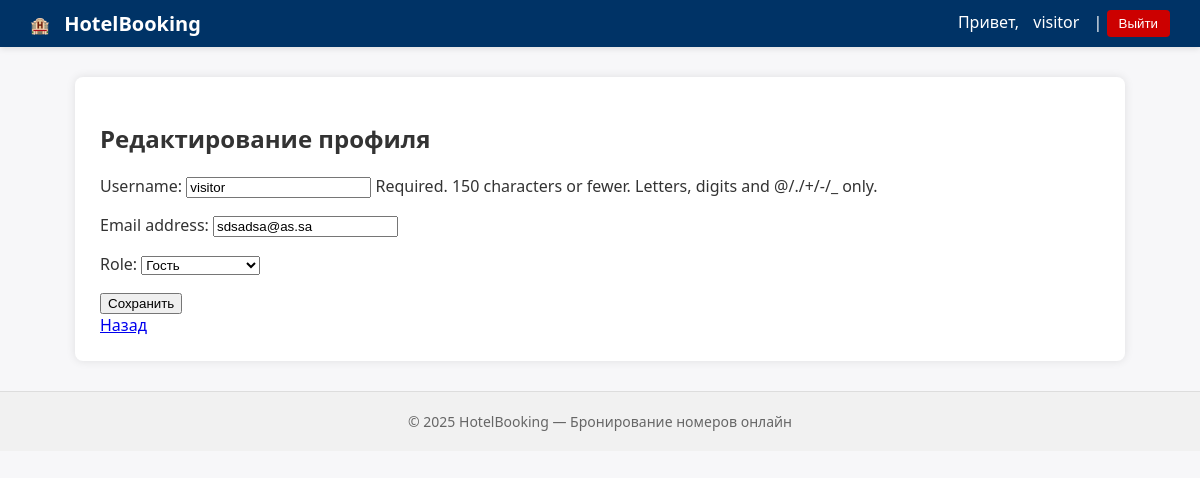
Page /accounts/profile/edit/ (signed in) on the committed database.
### account_app/models.py (models this page shows, shortened)
class User(AbstractUser):
    ROLE_CHOICES = (
        ('admin', 'Администратор'),
        ('guest', 'Гость'),
    )
    role = models.CharField(max_length=10, choices=ROLE_CHOICES, default='guest')
    is_approved = models.BooleanField(default=False)
    objects = UserManager()

### account_app/views.py (the view)
# urls.py: path('profile/edit/', profile_edit_view, name='profile_edit'),
@login_required
def profile_edit_view(request):
    user = request.user
    if request.method == "POST":
        form = UserUpdateForm(request.POST, instance=user)
        if form.is_valid():
            form.save()
            return redirect('account_app:profile')
    else:
        form = UserUpdateForm(instance=user)
    return render(request, 'registration/profile_edit.html', {'form': form})

### account_app/forms.py
class UserUpdateForm(forms.ModelForm):
    class Meta:
        model = User
        fields = ['username', 'email', 'role']

### account_app/templates/registration/profile_edit.html (shortened to what this page needs)
{% extends "base.html" %}
{% block content %}
<h2>Редактирование профиля</h2>
<form method="post">
    {{ form.as_p }}
    <button type="submit">Сохранить</button>
</form>
<a href="{% url 'account_app:profile' %}">Назад</a>
{% endblock %}

### templates/base.html (shortened to what this page needs)
<!DOCTYPE html>
<html lang="ru">
<head>
    {% load static %}
    <link rel="stylesheet" href="{% static 'css/style.css' %}">
</head>
<body>
    <nav>
        <div class="nav-left">
            🏨 <a href="/" class="brand">HotelBooking</a>
        </div>
        <div class="nav-right">
            {% if user.is_authenticated %}
                Привет, <a href="{% url 'account_app:profile' %}">{{ user.username }}</a> |
                <form method="post" action="{% url 'account_app:logout' %}" class="logout-form">
                    <button type="submit">Выйти</button>
                </form>
            {% else %}
                <a href="{% url 'account_app:login' %}">Вход</a> |
                <a href="{% url 'account_app:signup' %}">Регистрация</a>
            {% endif %}
        </div>
    </nav>
    <main>
        {% block content %}
        {% endblock %}
    </main>
    <footer>
        © 2025 HotelBooking — Бронирование номеров онлайн
    </footer>
</body>
</html>

### idz_project/static/css/style.css (style rules this page uses)
body { font-family: "Segoe UI", Roboto, Arial, sans-serif; background-color: #f7f7f9; color: #333; margin: 0; padding: 0; }
nav { background-color: #003366; color: white; display: flex; justify-content: space-between; align-items: center; padding: 10px 30px; box-shadow: 0 2px 6px rgba(0, 0, 0, 0.1); }
nav a { color: white; text-decoration: none; margin: 0 10px; font-weight: 500; transition: color 0.3s ease; }
.brand { font-size: 20px; font-weight: bold; color: white; text-decoration: none; }
.logout-form { display: inline; }
.logout-form button { background-color: #cc0000; border: none; color: white; padding: 6px 12px; border-radius: 4px; cursor: pointer; font-weight: 500; transition: background 0.3s ease; }
main { max-width: 1000px; margin: 30px auto; background-color: white; padding: 25px; border-radius: 8px; box-shadow: 0 0 10px rgba(0, 0, 0, 0.1); }
footer { text-align: center; color: #666; padding: 20px; font-size: 14px; border-top: 1px solid #ddd; background: #f1f1f1; }

### rows in the picture
User: username "visitor", email "sdsadsa@as.sa", role "Гость"
